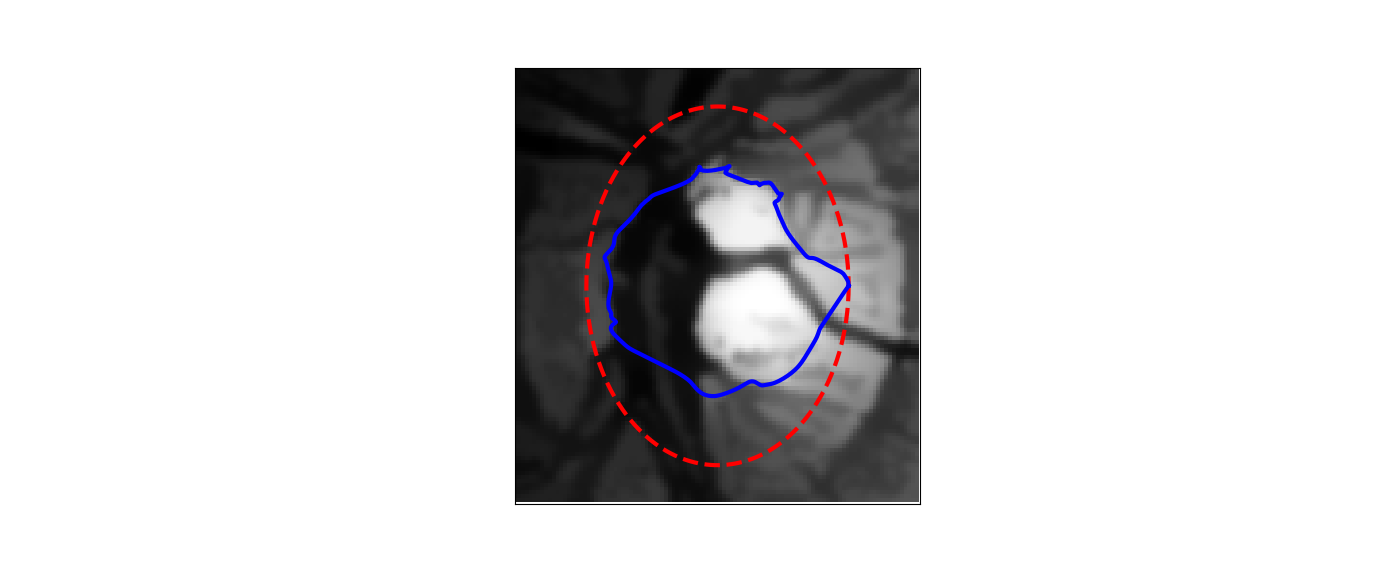
#> input picture Ejemplo_snake.png, 1400 x 566 px
$ python -i threshold.py   (imports and definitions only)
#> lines starting #> are read from the running program, lines starting #| are printed output that depends on the picture; after the words box and inside, x2 and y2 are one past the last pixel; in counts of white or black regions, pixels touching at a corner belong together
import sys
import numpy as np
import skimage.color
import skimage.filters
import skimage.io
import skimage.morphology


def mask_manual(image, i_sigma = 2.2, t= 0.8):
    if(len(image.shape) == 3):
        blur = skimage.color.rgb2gray(image)
    else:
        blur = image
    blur = skimage.filters.gaussian(blur, sigma=i_sigma)
    mask = blur > t
    return mask


def mask_otsu(image, i_sigma = 2.2):
#> called with i_sigma = 2.2
    if(len(image.shape) == 3):
        blur = skimage.color.rgb2gray(image)
    else:
        blur = image
    blur = skimage.filters.gaussian(blur, sigma=i_sigma)
    t = skimage.filters.threshold_otsu(blur)
#> t = 0.6
    mask = blur > t
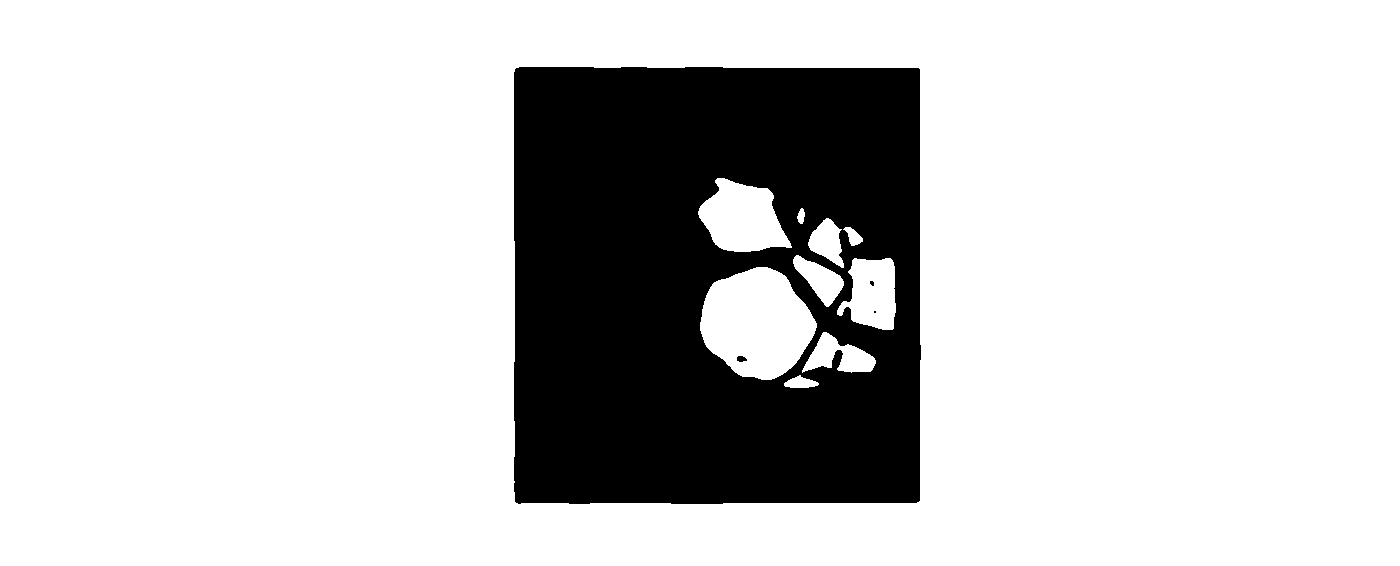
#> mask: shape (566, 1400) bool; 80.4% white; 4 black regions (2 under 20 px), largest, box (x1, y1, x2, y2) and area: (514, 67, 921, 504) 155009, (737, 356, 747, 362) 46
    mask = skimage.morphology.remove_small_objects(mask, 50)
    return mask


def mask_yen(image, i_sigma = 2.2):
    if(len(image.shape) == 3):
        blur = skimage.color.rgb2gray(image)
    else:
        blur = image
    blur = skimage.filters.gaussian(blur, sigma=i_sigma)
    t = skimage.filters.threshold_yen(blur)
    mask = blur > t
    mask = skimage.morphology.remove_small_objects(mask, 2500)
    return mask

def try_all(image):
    blur = skimage.color.rgb2gray(image)
    _, _ = skimage.filters.try_all_threshold(blur, figsize=(10, 8), verbose=False)


def apply(image, mask):
    sel = np.zeros_like(image)
    sel[mask] = image[mask]

    return sel

>>> import cv2
>>> picture = cv2.cvtColor(cv2.imread('Ejemplo_snake.png'), cv2.COLOR_BGR2RGB)
>>> result = mask_otsu(picture)

$ run again, on VeinsFaied.png
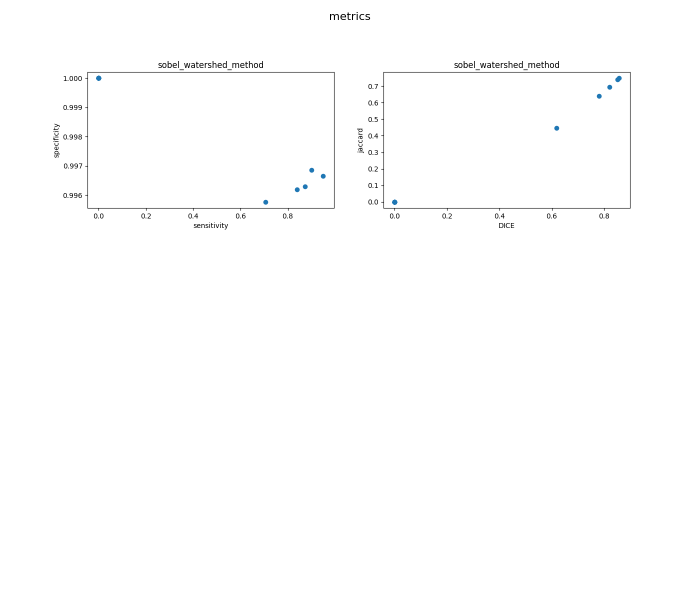
#> input picture VeinsFaied.png, 1400 x 1201 px (shown at 1/2 size)
#> t = 0.893
#> in mask_otsu, `mask = blur > t`:
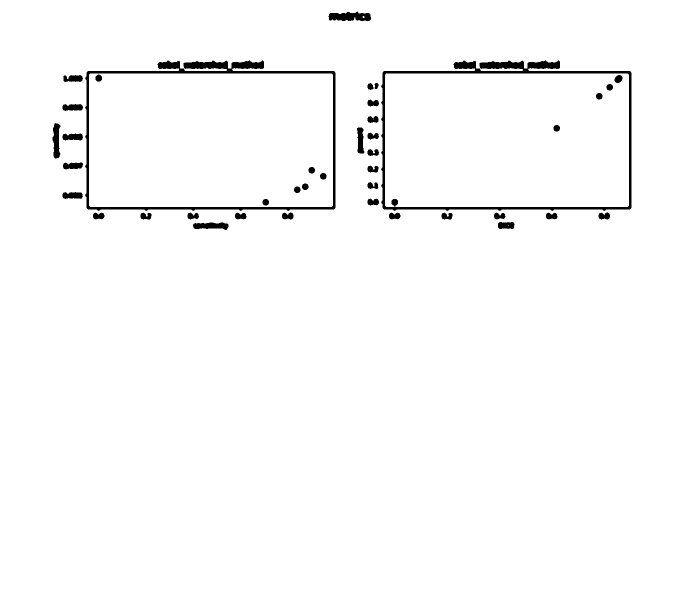
#> mask: shape (1201, 1400) bool (shown at 1/2 size); 98% white; 42 black regions, largest, box (x1, y1, x2, y2) and area: (762, 121, 1263, 422) 10581, (170, 121, 671, 422) 10539, (657, 23, 742, 42) 1215
